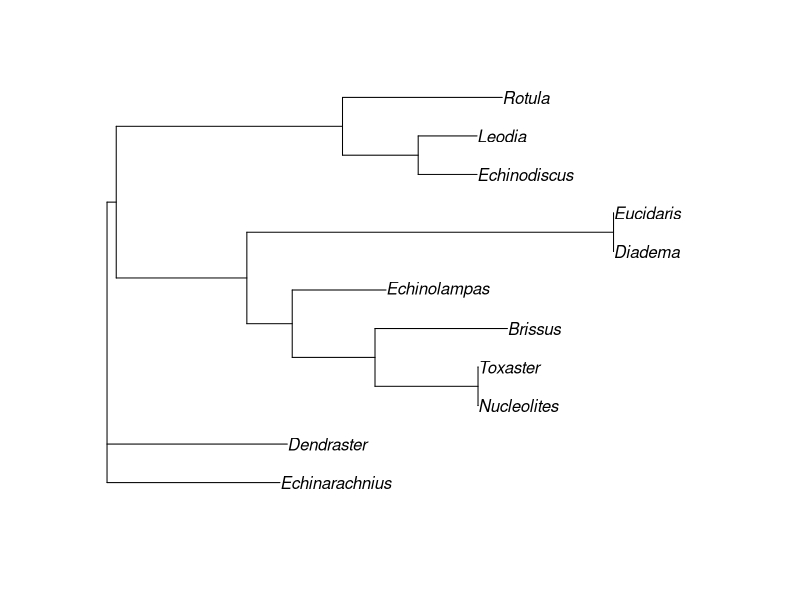
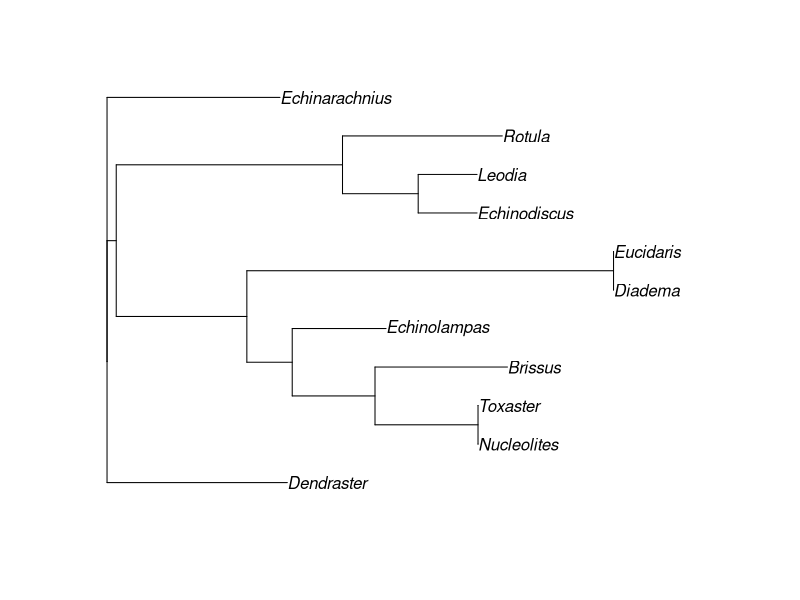
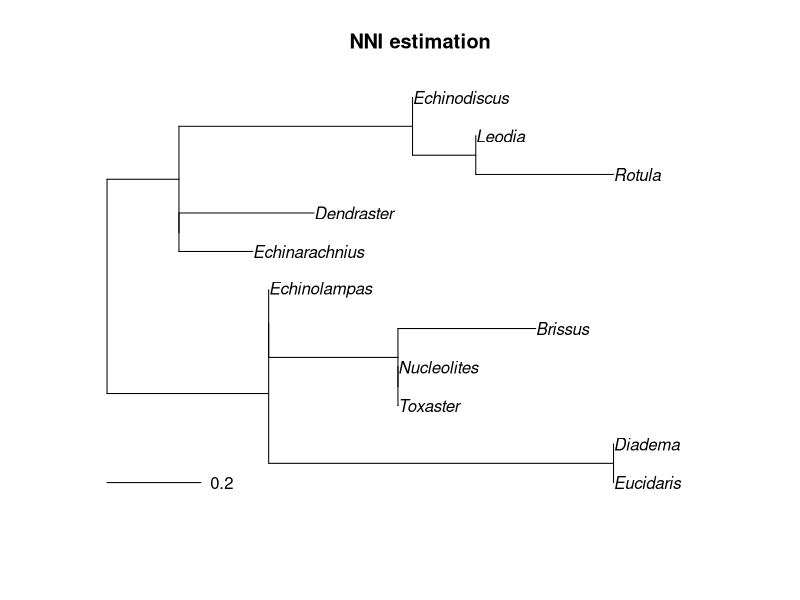
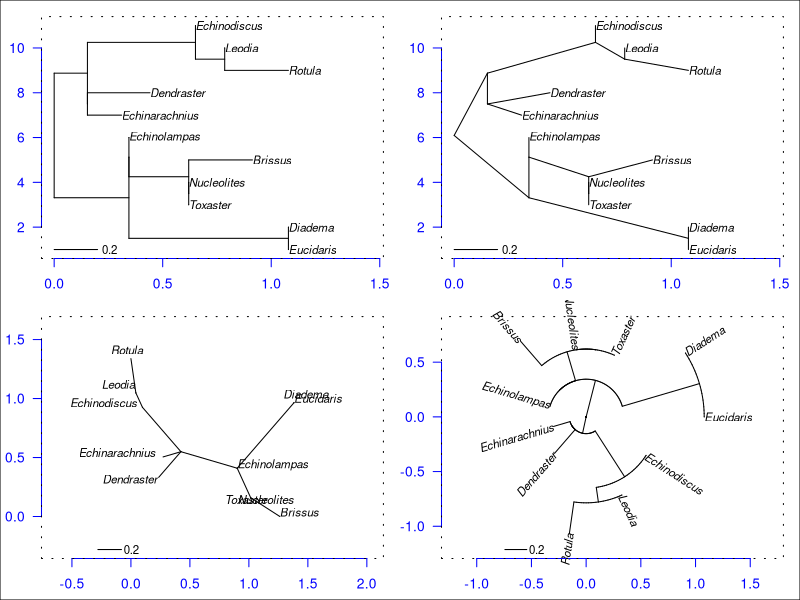

Write the R code that produced these figures, in order.
## ---- chunk 1
library(phangorn)
library(ape)
## ---- chunk 2
Character_matrix <- read.csv(file="data/character_matrix.csv", 
                             header=T, 
                             sep=";", 
                             colClasses=rep("character", 8), # if you have 8 characters
                             row.names = 1) 
## ---- chunk 3
mm_pd <- phangorn::phyDat(as.matrix(Character_matrix), 
                          type = "USER", 
                          levels = 0:8)
## ---- chunk 4
dm = phangorn::dist.hamming(mm_pd)
dm
## ---- chunk 5
start_tree <- ape::nj(dm)
plot(start_tree)
## ---- chunk 6
outgroup <- "Echinarachnius" # just an example
rooted_start_tree <- ape::root(start_tree, 
                       outgroup, 
                       resolve.root = TRUE,
                       edgelabel=TRUE)
plot(rooted_start_tree) 
## ---- chunk 7
ml_nni <- phangorn::pml_bb(mm_pd,
             start = start_tree,
             model="ER+ASC", 
             rearrangement = "NNI")
plot(ml_nni,
     main = "NNI estimation")
## ---- chunk 8
ml_nni
## ---- chunk 9
plot_axes <- function() {
 col <- "blue"
 for (i in 1:2)
 axis(i, col = col, col.ticks = col, col.axis = col, las = 1)
 box(lty = "19")
 }
## ---- chunk 10
layout(matrix(1:4, 2, 2, byrow = TRUE))
par(xpd = TRUE,
    mar = c(2.5, 2.5, 1, 1))
plot(ml_nni); plot_axes()
plot(ml_nni, "c"); plot_axes()
plot(ml_nni, "u"); plot_axes()
plot(ml_nni, "f"); plot_axes()
box("outer")
